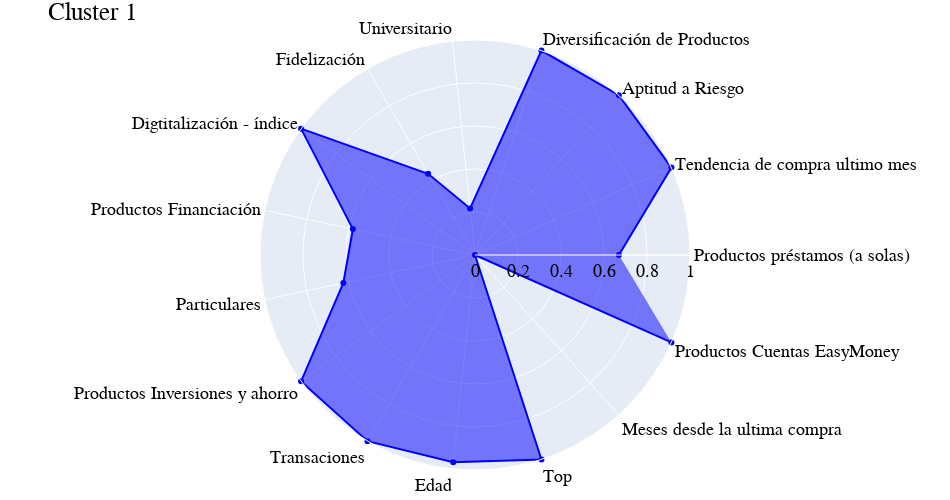

Notebook cell for this chart:
### Code cell
generar_grafico_radar(df_normalized_T.index, df_normalized_T[df_normalized_T.columns[1]],"Cluster 1","blue")

### Figure 1 — Plotly figure (JSON) as saved in the notebook; plotly's stock layout.template omitted (floating-point values rounded to 4 significant figures)
{"data": [{"fill": "toself", "line": {"color": "blue"}, "r": [0.6693, 1.0, 1, 1, 0.2176, 0.4359, 1, 0.5807, 0.626, 1, 1, 0.969, 1, 0, 1.0], "theta": ["Productos préstamos (a solas)", "Tendencia de compra ultimo mes", "Aptitud a Riesgo", "Diversificación de Productos", "Universitario", "Fidelización", "Digtitalización - índice", "Productos Financiación", "Particulares", "Productos Inversiones y ahorro", "Transaciones", "Edad", "Top", "Meses desde la ultima compra", "Productos Cuentas EasyMoney"], "type": "scatterpolar"}], "layout": {"font": {"color": "black", "family": "Arial, sans-serif", "size": 18}, "height": 500, "margin": {"b": 30, "l": 30, "r": 30, "t": 40}, "polar": {"angularaxis": {"rotation": 0}, "radialaxis": {"range": [0, 1], "visible": true}}, "showlegend": false, "title": {"text": "Cluster 1"}, "width": 950}}
